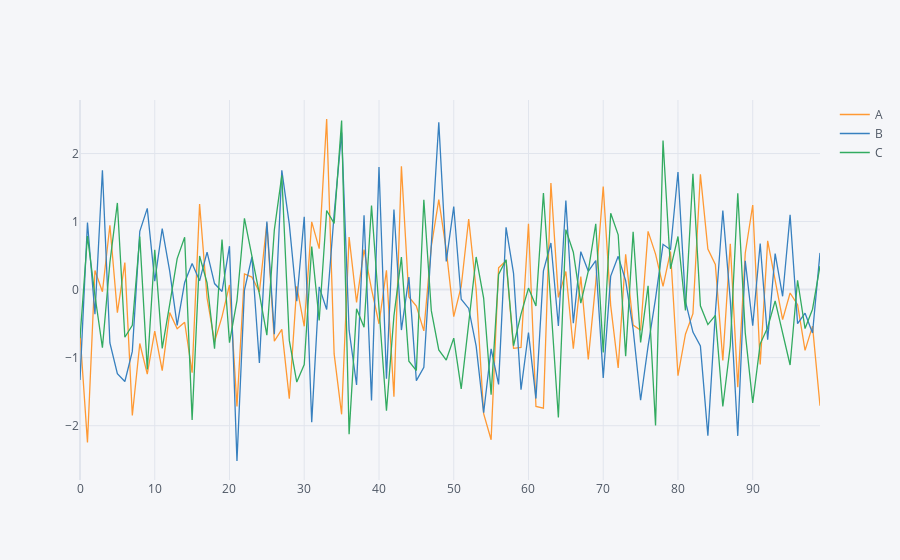

The cell this chart's notebook holds for it:
### Code cell
#what is the nature of  data in column A  ?     ------> no   but stll we are lokking for an ans
df.iplot()
